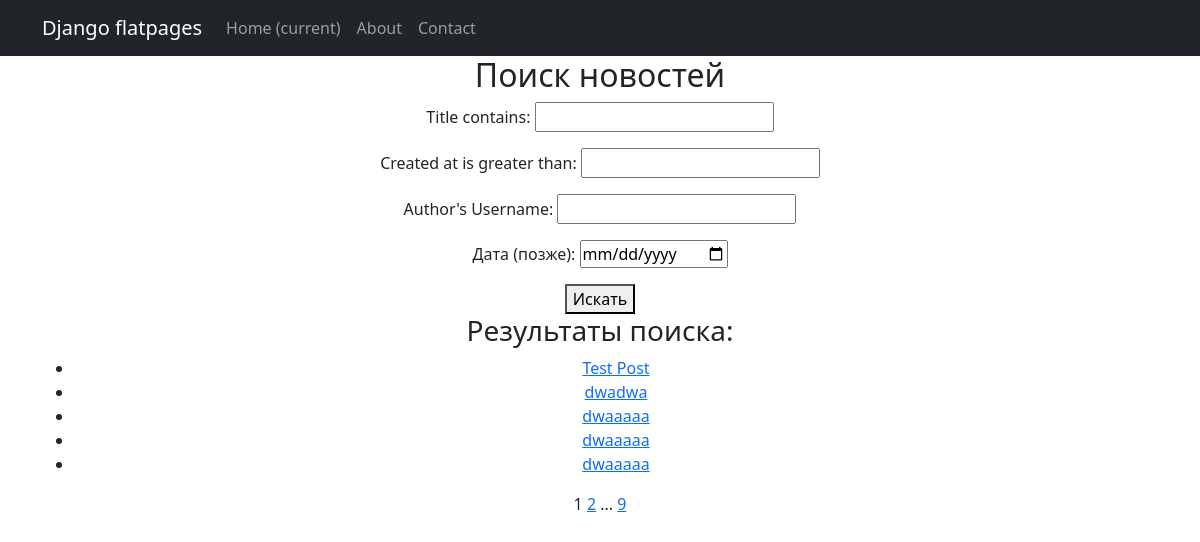
Page /news/search/ on the earlier database version.
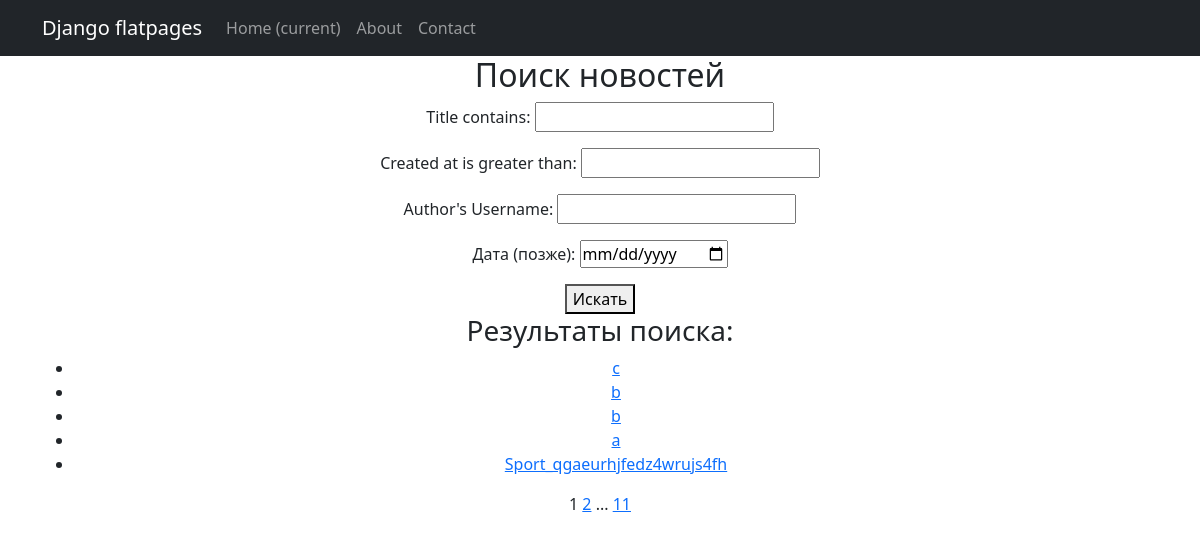
Same page on the later database version.
### news/models.py (models this page shows, shortened)
class Post(models.Model):
    ARTICLE = 'AR'
    NEWS = 'NW'
    POST_TYPES = [
        (ARTICLE, 'статья'),
        (NEWS, 'новость'),
    ]
    post_type = models.CharField(max_length=2, choices=POST_TYPES, default=ARTICLE)
    created_at = models.DateTimeField(auto_now_add=True)
    title = models.CharField(max_length=255)
    text = models.TextField()
    rating = models.IntegerField(default=0)
    author = models.ForeignKey(Author, on_delete=models.CASCADE, related_name="posts")
    categories = models.ManyToManyField(Category, through='PostCategory')

### news/views.py (the view)
# urls.py: path('search/', PostsSearch.as_view(), name='post_search'),
class PostsSearch(FilterView):
    model = Post
    template_name = 'posts_search.html'
    filterset_class = PostFilter  # Подключаем фильтр
    context_object_name = 'posts'
    paginate_by = 5
    ordering = '-created_at'

### news/templatetags/custom_tags.py (called while the page is built)
@register.simple_tag(takes_context=True)
def url_replace(context, **kwargs):
    d = context['request'].GET.copy()
    for k, v in kwargs.items():
        d[k] = v
    return d.urlencode()

### templates/posts_search.html (shortened to what this page needs)
{% extends 'flatpages/default.html' %}
{% load custom_tags %}
{% block content %}
    <h2>Поиск новостей</h2>
    <form method="get">
        {{ filter.form.as_p }}
        <button type="submit">Искать</button>
    </form>
    <h3>Результаты поиска:</h3>
    <ul>
        {% for post in posts %}
            <li><a href="{% url 'post_detail' post.pk %}">{{ post.title }}</a></li>
        {% empty %}
            <p>Новостей не найдено.</p>
        {% endfor %}
    </ul>
   {{ page_obj.number }}
   {% if page_obj.has_next %}
       <a href="?{% url_replace page=page_obj.next_page_number %}">{{ page_obj.next_page_number }}</a>
       {% if paginator.num_pages != page_obj.next_page_number %}
           ...
           <a href="?{% url_replace page=page_obj.paginator.num_pages %}">{{ page_obj.paginator.num_pages }}</a>
       {% endif %}
   {% endif %}
{% endblock content %}

Differences in the rows shown:
no longer on this page (row unchanged): Post: title "Test Post"
no longer on this page (row unchanged): Post: title "dwadwa"
no longer on this page (row unchanged): Post: title "dwaaaaa"
no longer on this page (row unchanged): Post: title "dwaaaaa"
no longer on this page (row unchanged): Post: title "dwaaaaa"
added Post: title "c"
added Post: title "b"
added Post: title "b"
added Post: title "a"
added Post: title "Sport_qgaeurhjfedz4wrujs4fh"
Other differences:
{{ page_obj.paginator.num_pages }}: "9" → "11"
